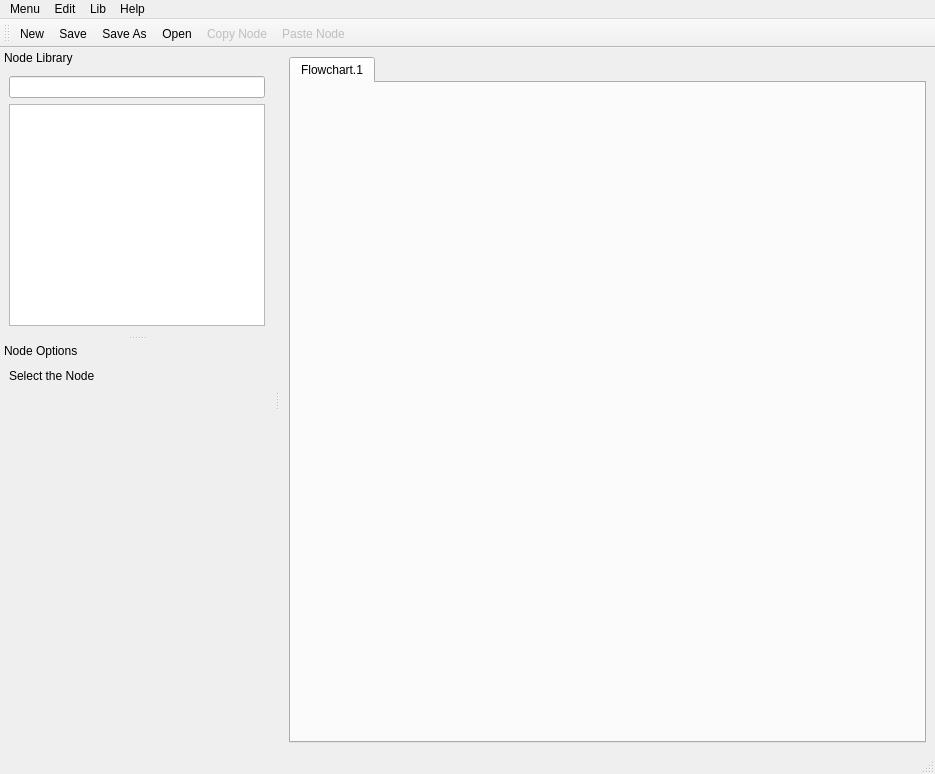
<?xml version="1.0" encoding="UTF-8"?>
<ui version="4.0">
 <class>MainWindow</class>
 <widget class="QMainWindow" name="MainWindow">
  <property name="geometry">
   <rect>
    <x>0</x>
    <y>0</y>
    <width>935</width>
    <height>774</height>
   </rect>
  </property>
  <property name="windowTitle">
   <string>GWL Analyzer</string>
  </property>
  <widget class="QWidget" name="centralwidget">
   <layout class="QGridLayout" name="gridLayout">
    <item row="0" column="0">
     <widget class="QSplitter" name="splitter">
      <property name="orientation">
       <enum>Qt::Horizontal</enum>
      </property>
      <widget class="QTabWidget" name="tabWidget">
       <property name="enabled">
        <bool>true</bool>
       </property>
       <property name="toolTip">
        <string/>
       </property>
       <property name="statusTip">
        <string/>
       </property>
       <property name="tabShape">
        <enum>QTabWidget::Rounded</enum>
       </property>
       <property name="currentIndex">
        <number>0</number>
       </property>
       <property name="documentMode">
        <bool>false</bool>
       </property>
       <widget class="QWidget" name="tab">
        <attribute name="title">
         <string>Flowchart.1</string>
        </attribute>
        <layout class="QHBoxLayout" name="horizontalLayout">
         <item>
          <layout class="QVBoxLayout" name="layoutTab1">
           <item>
            <widget class="QWidget" name="flowChartWidget" native="true"/>
           </item>
          </layout>
         </item>
        </layout>
       </widget>
      </widget>
     </widget>
    </item>
   </layout>
  </widget>
  <widget class="QMenuBar" name="menubar">
   <property name="geometry">
    <rect>
     <x>0</x>
     <y>0</y>
     <width>935</width>
     <height>25</height>
    </rect>
   </property>
   <widget class="QMenu" name="menuMenu">
    <property name="title">
     <string>Menu</string>
    </property>
    <widget class="QMenu" name="menuOpen_Recent">
     <property name="title">
      <string>Open Recent</string>
     </property>
     <addaction name="separator"/>
    </widget>
    <addaction name="actionNew_fc"/>
    <addaction name="actionLoad_fc"/>
    <addaction name="menuOpen_Recent"/>
    <addaction name="actionSave_fc"/>
    <addaction name="actionSave_As_fc"/>
    <addaction name="separator"/>
    <addaction name="actionQuit"/>
   </widget>
   <widget class="QMenu" name="menuHelp">
    <property name="title">
     <string>Help</string>
    </property>
    <addaction name="actionDocumentation"/>
    <addaction name="separator"/>
    <addaction name="actionAbout"/>
   </widget>
   <widget class="QMenu" name="menuEdit">
    <property name="title">
     <string>Edit</string>
    </property>
    <addaction name="actionCopy_Selected_Node"/>
    <addaction name="actionPaste_Node"/>
   </widget>
   <widget class="QMenu" name="menuLib">
    <property name="title">
     <string>Lib</string>
    </property>
    <addaction name="actionAdd_item_to_library"/>
    <addaction name="actionLoadLibrary"/>
    <addaction name="actionReloadDefaultLib"/>
   </widget>
   <addaction name="menuMenu"/>
   <addaction name="menuEdit"/>
   <addaction name="menuLib"/>
   <addaction name="menuHelp"/>
  </widget>
  <widget class="QStatusBar" name="statusbar"/>
  <widget class="QToolBar" name="toolBar">
   <property name="windowTitle">
    <string>toolBar</string>
   </property>
   <property name="toolButtonStyle">
    <enum>Qt::ToolButtonTextOnly</enum>
   </property>
   <attribute name="toolBarArea">
    <enum>TopToolBarArea</enum>
   </attribute>
   <attribute name="toolBarBreak">
    <bool>false</bool>
   </attribute>
   <addaction name="actionNew_fc"/>
   <addaction name="actionSave_fc"/>
   <addaction name="actionSave_As_fc"/>
   <addaction name="actionLoad_fc"/>
   <addaction name="actionCopy_Selected_Node"/>
   <addaction name="actionPaste_Node"/>
  </widget>
  <widget class="QDockWidget" name="dockWidget">
   <property name="sizePolicy">
    <sizepolicy hsizetype="Preferred" vsizetype="Minimum">
     <horstretch>0</horstretch>
     <verstretch>0</verstretch>
    </sizepolicy>
   </property>
   <property name="minimumSize">
    <size>
     <width>105</width>
     <height>156</height>
    </size>
   </property>
   <property name="font">
    <font>
     <weight>50</weight>
     <bold>false</bold>
    </font>
   </property>
   <property name="features">
    <set>QDockWidget::DockWidgetMovable</set>
   </property>
   <property name="windowTitle">
    <string>Node Library</string>
   </property>
   <attribute name="dockWidgetArea">
    <number>1</number>
   </attribute>
   <widget class="QWidget" name="dockWidgetContents_2">
    <layout class="QGridLayout" name="gridLayout_2">
     <item row="0" column="0">
      <layout class="QVBoxLayout" name="verticalLayout_3">
       <item>
        <widget class="QLineEdit" name="lineEdit_nodeSelect">
         <property name="toolTip">
          <string>Quick Node selection. Type Node name</string>
         </property>
         <property name="statusTip">
          <string>Quick Node selection. Type Node name</string>
         </property>
         <property name="inputMask">
          <string/>
         </property>
         <property name="frame">
          <bool>true</bool>
         </property>
         <property name="dragEnabled">
          <bool>true</bool>
         </property>
         <property name="clearButtonEnabled">
          <bool>true</bool>
         </property>
        </widget>
       </item>
       <item>
        <widget class="QTreeWidget" name="treeWidget">
         <property name="editTriggers">
          <set>QAbstractItemView::NoEditTriggers</set>
         </property>
         <property name="dragEnabled">
          <bool>true</bool>
         </property>
         <property name="dragDropMode">
          <enum>QAbstractItemView::DragOnly</enum>
         </property>
         <property name="defaultDropAction">
          <enum>Qt::IgnoreAction</enum>
         </property>
         <property name="rootIsDecorated">
          <bool>true</bool>
         </property>
         <property name="sortingEnabled">
          <bool>false</bool>
         </property>
         <attribute name="headerVisible">
          <bool>false</bool>
         </attribute>
         <column>
          <property name="text">
           <string>Node Library Tree</string>
          </property>
         </column>
        </widget>
       </item>
      </layout>
     </item>
    </layout>
   </widget>
  </widget>
  <widget class="QDockWidget" name="dockWidget_2">
   <property name="sizePolicy">
    <sizepolicy hsizetype="Preferred" vsizetype="Expanding">
     <horstretch>0</horstretch>
     <verstretch>0</verstretch>
    </sizepolicy>
   </property>
   <property name="minimumSize">
    <size>
     <width>129</width>
     <height>368</height>
    </size>
   </property>
   <property name="font">
    <font>
     <weight>50</weight>
     <bold>false</bold>
    </font>
   </property>
   <property name="autoFillBackground">
    <bool>true</bool>
   </property>
   <property name="features">
    <set>QDockWidget::DockWidgetMovable</set>
   </property>
   <property name="allowedAreas">
    <set>Qt::LeftDockWidgetArea|Qt::RightDockWidgetArea</set>
   </property>
   <property name="windowTitle">
    <string>Node Options</string>
   </property>
   <attribute name="dockWidgetArea">
    <number>1</number>
   </attribute>
   <widget class="QWidget" name="dockWidgetContents_3">
    <layout class="QVBoxLayout" name="verticalLayout_2">
     <item>
      <layout class="QVBoxLayout" name="layout_stackNodeCtrlWidget">
       <item>
        <widget class="QLabel" name="label_nodeCtrlName">
         <property name="text">
          <string>Select the Node</string>
         </property>
        </widget>
       </item>
       <item>
        <widget class="QStackedWidget" name="stackNodeCtrlStackedWidget">
         <property name="sizePolicy">
          <sizepolicy hsizetype="Expanding" vsizetype="Expanding">
           <horstretch>0</horstretch>
           <verstretch>0</verstretch>
          </sizepolicy>
         </property>
         <property name="minimumSize">
          <size>
           <width>0</width>
           <height>300</height>
          </size>
         </property>
         <widget class="QWidget" name="stackNodeCtrlStackedWidgetPage1"/>
        </widget>
       </item>
      </layout>
     </item>
    </layout>
   </widget>
  </widget>
  <action name="actionAbout">
   <property name="text">
    <string>About</string>
   </property>
  </action>
  <action name="actionNew_fc">
   <property name="text">
    <string>New</string>
   </property>
   <property name="shortcut">
    <string comment="Ctrl+N">Ctrl+N</string>
   </property>
  </action>
  <action name="actionQuit">
   <property name="text">
    <string>Quit</string>
   </property>
  </action>
  <action name="actionAdd_item_to_library">
   <property name="enabled">
    <bool>false</bool>
   </property>
   <property name="text">
    <string>Add Node to Library</string>
   </property>
  </action>
  <action name="actionLoad_fc">
   <property name="text">
    <string>Open</string>
   </property>
   <property name="shortcut">
    <string>Ctrl+O</string>
   </property>
  </action>
  <action name="actionSave_fc">
   <property name="text">
    <string>Save</string>
   </property>
   <property name="shortcut">
    <string comment="Ctrl+S">Ctrl+S</string>
   </property>
  </action>
  <action name="actionSave_As_fc">
   <property name="text">
    <string>Save As...</string>
   </property>
   <property name="shortcut">
    <string>Ctrl+Shift+S</string>
   </property>
  </action>
  <action name="actionDocumentation">
   <property name="text">
    <string>Documentation</string>
   </property>
   <property name="shortcut">
    <string>F1</string>
   </property>
  </action>
  <action name="actionLoadLibrary">
   <property name="enabled">
    <bool>false</bool>
   </property>
   <property name="text">
    <string>Load Library</string>
   </property>
  </action>
  <action name="actionReloadDefaultLib">
   <property name="enabled">
    <bool>false</bool>
   </property>
   <property name="text">
    <string>Reload Default Lib</string>
   </property>
  </action>
  <action name="actionCopy_Selected_Node">
   <property name="enabled">
    <bool>false</bool>
   </property>
   <property name="text">
    <string>Copy Node</string>
   </property>
   <property name="toolTip">
    <string>Copy Selected Node</string>
   </property>
   <property name="shortcut">
    <string>Ctrl+Alt+C</string>
   </property>
  </action>
  <action name="actionPaste_Node">
   <property name="enabled">
    <bool>false</bool>
   </property>
   <property name="text">
    <string>Paste Node</string>
   </property>
   <property name="shortcut">
    <string>Ctrl+Alt+V</string>
   </property>
  </action>
 </widget>
 <resources/>
 <connections/>
</ui>
